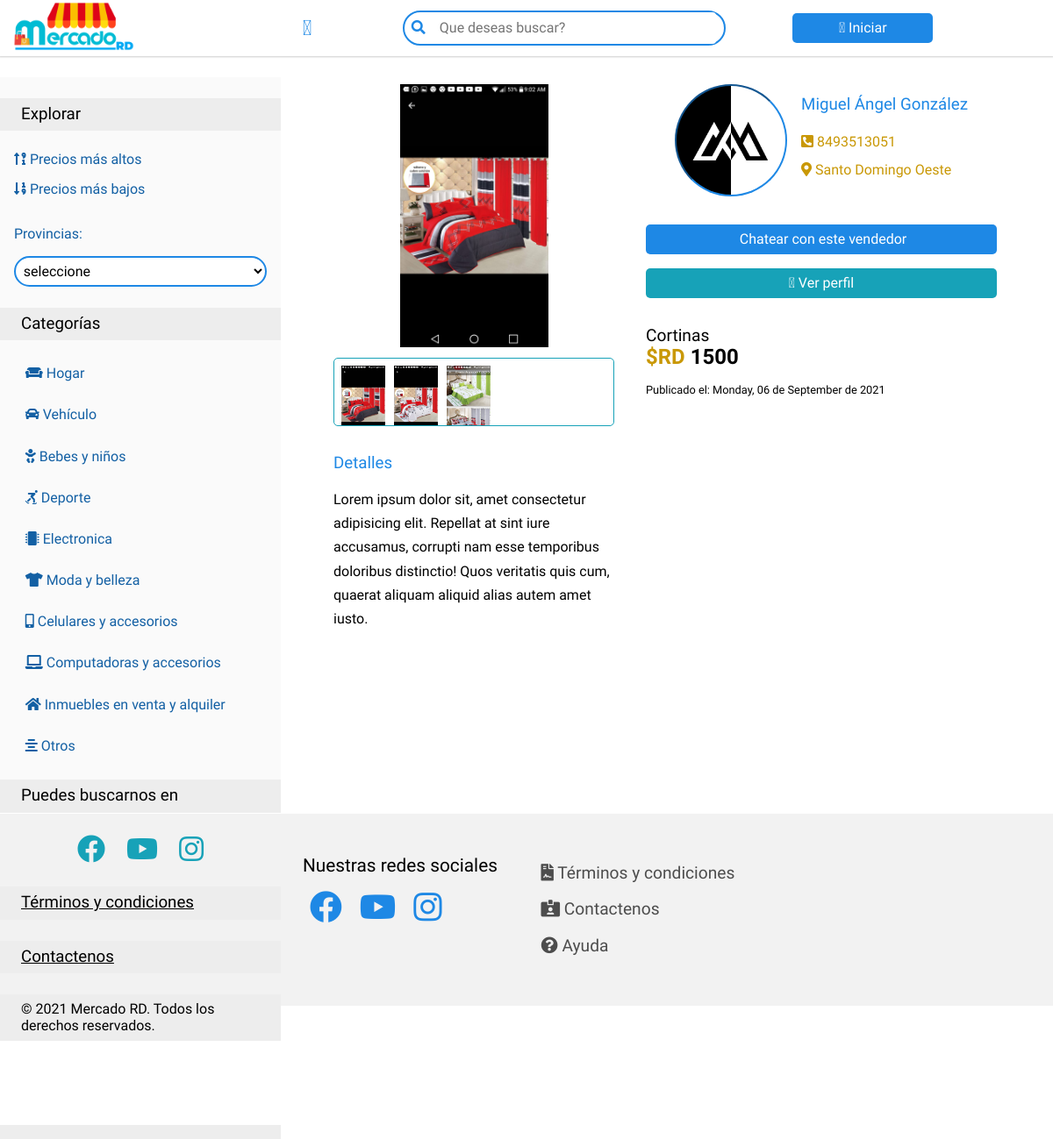
/anuncio.php?user=1&album=4A799E906CB5F8490ED&titulo=Cortinas&title=Cortinas&img1=142D198FEE690.jpg&idProducto=2, run on the app's committed database.
### tables this page shows
CREATE TABLE `fotos` (
  `id__fot` int NOT NULL,
  `usuario` int NOT NULL,
  `fecha` date NOT NULL,
  `ruta` varchar(200) NOT NULL,
  `album` text,
  `producto` int DEFAULT NULL
);

CREATE TABLE `productos` (
  `id_pub` int NOT NULL,
  `usuario` int NOT NULL,
  `fecha` datetime NOT NULL,
  `titulo` text NOT NULL,
  `contenido` text NOT NULL,
  `precio` decimal(10,0) NOT NULL,
  `estado` binary(1) NOT NULL,
  `imagen` int DEFAULT NULL,
  `categoria` int NOT NULL,
  `comentarios` int DEFAULT NULL,
  `marca` text
);

CREATE TABLE `usuarios` (
  `id_usuario` int NOT NULL,
  `username` text NOT NULL,
  `nombre` text NOT NULL,
  `apellido` text NOT NULL,
  `mail` text NOT NULL,
  `fotoperfil` text,
  `fecha_nac` date DEFAULT NULL,
  `genero` text,
  `cedula` text NOT NULL,
  `telefono` text,
  `direccion` text,
  `password` text NOT NULL
);

### anuncio.php (the view, shortened to what this page needs)
<?php
    include('php/head.php');
    include('php/header.php');
    include('php/aside.php');
    include('php/footer.php')
?>
<!DOCTYPE html>
<html lang="es">
<?php
    echo head();
?>
<?php
    echo cabecera();
?>
    <div class="contenido-detalle-anuncio">
        <?php
            echo aside();
        ?>
        <div class="galeria-img">
            <?php
                if(isset($_GET['user']) && isset($_GET['album'])){
                    $idUsuario = $_GET['user'];
                    $album = $_GET['album'];
                    $idProducto = $_GET['idProducto'];
                    $queryUser = "SELECT usuarios.nombre, usuarios.apellido, usuarios.fotoperfil, usuarios.telefono, usuarios.direccion, productos.titulo, productos.id_pub, productos.precio, productos.fecha, productos.contenido, productos.estado, fotos.ruta, fotos.album FROM usuarios INNER JOIN productos ON usuarios.id_usuario = productos.usuario INNER JOIN fotos ON fotos.id__fot = productos.imagen WHERE usuarios.id_usuario = '$idUsuario' AND productos.id_pub = '$idProducto'";
                    $resultUser = mysqli_query($conexion, $queryUser);
                    $query = "SELECT * FROM fotos WHERE usuario = '$idUsuario' AND album = '$album'";
                    $result = mysqli_query($conexion, $query);
                }
            ?>
            <div class="galeriaPro">
					<?php
						$featured_dir = 'build/productos/';
					?>
				<div class="featu" id="featured" style='background-image: url("build/productos/<?php echo $_GET['img1']?>");'>
				</div>
				<ul id="options" class="opcionesIMG">
					<?php
					while ($row = $result->fetch_assoc()) {
							echo '
								<li>
								<a href="">
								<img src="' . $featured_dir.$row["ruta"] . '" alt="'. $row["ruta"] . '" name="'. $_GET["titulo"].'" />
								</a>
								</li>';
					};
					?>
				</ul>
			<?php
                while($row1 = $resultUser->fetch_assoc()){
            ?>
            <div class="descripcion-producto">
                <h3>Detalles</h3>
                <div class="text">
                    <p><?php echo $row1['contenido']?></p>
                </div>
            </div>
			</div>
            <div class="info-vendedor">
                <div class="contenedor-foto">
                    <div class="foto-vendedor" style='background-image: url("build/fotos/<?php echo $row1['fotoperfil']?>.jpg");'>
                    </div>
                    <div class="datos-vendedor">
                        <h3><?php echo $row1['nombre']?> <?php echo $row1['apellido']?></h3>
                        <div class="datos">
							<div>
								<p style="color:#C99806;"><i class="fas fa-phone-square-alt"></i> <?php echo $row1['telefono']?></p>
							</div>
							<div>
								<p style="color:#C99806;"><i class="fas fa-map-marker-alt"></i> <?php echo ($row1['direccion']);  ?></p>
							</div>
						</div>
                    </div>
                </div>
                <div class="producto-datos">
                    <div class="producto-btn">
                        <a href="#" class="boton-principal"><i class="fad fa-comment-alt-dots"></i> Chatear con este vendedor</a>
                        <a href="#" class="boton-secundario"><i class="fad fa-address-card"></i> Ver perfil</a>
                    </div>
                    <div class="datos-vendedor">
                        <h3><?php echo $row1['titulo']?></h3>
                        <h2><span>$RD</span> <?php echo $row1['precio']?></h2>
                        <?php
                        $Nueva_Fecha = date("d-m-Y", strtotime($row1['fecha']));
                        $fechaSpanish = strftime("%A, %d de %B de %Y", strtotime($Nueva_Fecha));
                        ?>
                        <small>Publicado el: <?php echo $fechaSpanish?></small>
                    </div>
                </div>
                <?php }?>
            </div>
        </div>
    </div>
    <?php
        echo footer();
    ?>
</body>
</html>

### build/css/app.css (style rules this page uses)
html { -webkit-text-size-adjust:100%;line-height:1.15 }
body { margin:0 }
a { background-color:transparent }
small { font-size:80% }
img { border-style:none }
html { box-sizing:border-box }
* { margin:0;padding:0 }
*,:after,:before { box-sizing:inherit }
body { font-family:Exo,sans-serif;font-size:1rem }
p { font-size:1.5rem }
a,p { color:#000 }
a { text-decoration:none }
img { max-width:100% }
h3 { color:#000;font-family:Exo,sans-serif;font-weight:300 }
.boton-principal { background-color:#1e88e5;border-radius:5px;color:#fff;display:block;font-weight:400;height:auto;margin:auto 0;padding:.5rem 1rem;width:10rem }
.boton-secundario { background-color:#17a2b8;border-radius:5px;color:#fff;display:block;font-weight:400;height:auto;margin:auto 0;padding:.5rem 1rem;width:10rem }
.contenido-detalle-anuncio { display:flex;margin-top:1rem }
@media (min-width:0px) { .contenido-detalle-anuncio .galeria-img { display:block;justify-content:center;width:100% } }
@media (min-width:768px) { .contenido-detalle-anuncio .galeria-img { display:flex;justify-content:center;width:100% } }
@media (min-width:0px) { .galeriaPro { padding:1rem;width:100% } }
@media (min-width:768px) { .galeriaPro { width:40% } }
.galeriaPro .featu { background-position:50%;background-repeat:no-repeat;background-size:contain;border-radius:5px;height:300px;overflow:hidden;position:relative }
.galeriaPro ul.opcionesIMG { border:1px solid #17a2b8;border-radius:5px;margin:.8em 0 0;overflow:hidden;padding:.5em }
.galeriaPro ul.opcionesIMG li { cursor:pointer;float:left;height:60px;list-style:none;width:60px }
.galeriaPro ul.opcionesIMG li img { width:50px }
.galeriaPro .descripcion-producto { margin-top:2rem }
.galeriaPro .descripcion-producto h3 { color:#1e88e5;font-weight:400;margin:1rem 0 }
.galeriaPro .descripcion-producto .text p { font-family:Exo,sans-serif;font-size:1rem;line-height:1.7rem }
@media (min-width:0px) { .info-vendedor { padding:1rem;width:100% } }
@media (min-width:768px) { .info-vendedor { width:50% } }
.info-vendedor .contenedor-foto { display:flex;justify-content:center }
.info-vendedor .contenedor-foto .foto-vendedor { background-position:50%;background-repeat:no-repeat;background-size:cover;border:2px inset #1e88e5;border-radius:50%;height:8rem;margin-right:1rem;width:8rem }
.info-vendedor .contenedor-foto .datos-vendedor { display:grid;place-content:center }
.info-vendedor .contenedor-foto .datos-vendedor h3 { color:#1e88e5;font-weight:400 }
.info-vendedor .contenedor-foto .datos-vendedor .datos { margin-top:1rem }
.info-vendedor .contenedor-foto .datos-vendedor .datos p { font-size:1rem;line-height:2rem }
.info-vendedor .producto-datos { width:100% }
.info-vendedor .producto-datos .producto-btn { margin-top:2rem;width:100% }
@media (min-width:0px) { .info-vendedor .producto-datos .producto-btn a { margin:1rem auto;text-align:center;width:20rem } }
@media (min-width:768px) { .info-vendedor .producto-datos .producto-btn a { margin:1rem auto;text-align:center;width:25rem } }
@media (min-width:0px) { .info-vendedor .producto-datos .datos-vendedor { margin:2rem auto;width:100% } }
@media (min-width:768px) { .info-vendedor .producto-datos .datos-vendedor { margin:2rem auto;width:25rem } }
.info-vendedor .producto-datos .datos-vendedor h3 { font-size:1.2rem;font-weight:400 }
.info-vendedor .producto-datos .datos-vendedor h2 { font-size:1.5rem }
.info-vendedor .producto-datos .datos-vendedor h2 span { color:#c99806 }
.info-vendedor .producto-datos .datos-vendedor small { display:block;margin-top:1rem }

### data on the page
fotos: ruta (picture)
fotos: ruta (picture)
fotos: ruta (picture)
productos: contenido "Lorem ipsum dolor sit, amet consectetur adipisicing elit. Repellat at sint iure accusamus, corrupti nam esse temporibus doloribus distinctio! Quos veritatis quis cum, quaerat aliquam aliquid alias autem amet iusto.", usuario.fotoperfil (picture), usuario.nombre "Miguel Ángel", usuario.apellido "González", usuario.telefono "8493513051", usuario.direccion "Santo Domingo Oeste", titulo "Cortinas", precio "1500", fecha "Monday, 06 de September de 2021"
